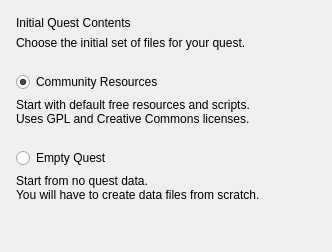
<?xml version="1.0" encoding="UTF-8"?>
<ui version="4.0">
 <class>SolarusEditor::NewQuestDialogContentsPage</class>
 <widget class="QWidget" name="SolarusEditor::NewQuestDialogContentsPage">
  <property name="geometry">
   <rect>
    <x>0</x>
    <y>0</y>
    <width>324</width>
    <height>252</height>
   </rect>
  </property>
  <layout class="QVBoxLayout" name="verticalLayout">
   <property name="leftMargin">
    <number>16</number>
   </property>
   <property name="topMargin">
    <number>16</number>
   </property>
   <property name="rightMargin">
    <number>16</number>
   </property>
   <property name="bottomMargin">
    <number>16</number>
   </property>
   <item>
    <widget class="QLabel" name="title_label">
     <property name="text">
      <string>Initial Quest Contents</string>
     </property>
    </widget>
   </item>
   <item>
    <widget class="QLabel" name="description_label">
     <property name="text">
      <string>Choose the initial set of files for your quest.</string>
     </property>
     <property name="wordWrap">
      <bool>true</bool>
     </property>
    </widget>
   </item>
   <item>
    <spacer name="top_spacer">
     <property name="orientation">
      <enum>Qt::Orientation::Vertical</enum>
     </property>
     <property name="sizeType">
      <enum>QSizePolicy::Policy::Fixed</enum>
     </property>
     <property name="sizeHint" stdset="0">
      <size>
       <width>0</width>
       <height>16</height>
      </size>
     </property>
    </spacer>
   </item>
   <item>
    <widget class="QRadioButton" name="community_resources_radiobutton">
     <property name="text">
      <string>Community Resources</string>
     </property>
     <property name="checked">
      <bool>true</bool>
     </property>
    </widget>
   </item>
   <item>
    <widget class="QLabel" name="community_resources_description">
     <property name="minimumSize">
      <size>
       <width>300</width>
       <height>0</height>
      </size>
     </property>
     <property name="text">
      <string>&lt;html&gt;&lt;head/&gt;&lt;body&gt;&lt;p&gt;Start with default free resources and scripts.&lt;br/&gt;Uses GPL and Creative Commons licenses.&lt;/p&gt;&lt;/body&gt;&lt;/html&gt;</string>
     </property>
     <property name="wordWrap">
      <bool>true</bool>
     </property>
    </widget>
   </item>
   <item>
    <spacer name="fixed_spacer">
     <property name="orientation">
      <enum>Qt::Orientation::Vertical</enum>
     </property>
     <property name="sizeType">
      <enum>QSizePolicy::Policy::Fixed</enum>
     </property>
     <property name="sizeHint" stdset="0">
      <size>
       <width>0</width>
       <height>16</height>
      </size>
     </property>
    </spacer>
   </item>
   <item>
    <widget class="QRadioButton" name="empty_quest_radiobutton">
     <property name="text">
      <string>Empty Quest</string>
     </property>
    </widget>
   </item>
   <item>
    <widget class="QLabel" name="empty_quest_description">
     <property name="minimumSize">
      <size>
       <width>300</width>
       <height>0</height>
      </size>
     </property>
     <property name="text">
      <string>&lt;html&gt;&lt;head/&gt;&lt;body&gt;&lt;p&gt;Start from no quest data.&lt;br/&gt;You will have to create data files from scratch.&lt;/p&gt;&lt;/body&gt;&lt;/html&gt;</string>
     </property>
     <property name="wordWrap">
      <bool>true</bool>
     </property>
    </widget>
   </item>
   <item>
    <spacer name="bottom_spacer">
     <property name="orientation">
      <enum>Qt::Orientation::Vertical</enum>
     </property>
     <property name="sizeHint" stdset="0">
      <size>
       <width>0</width>
       <height>0</height>
      </size>
     </property>
    </spacer>
   </item>
  </layout>
 </widget>
 <resources/>
 <connections/>
</ui>
